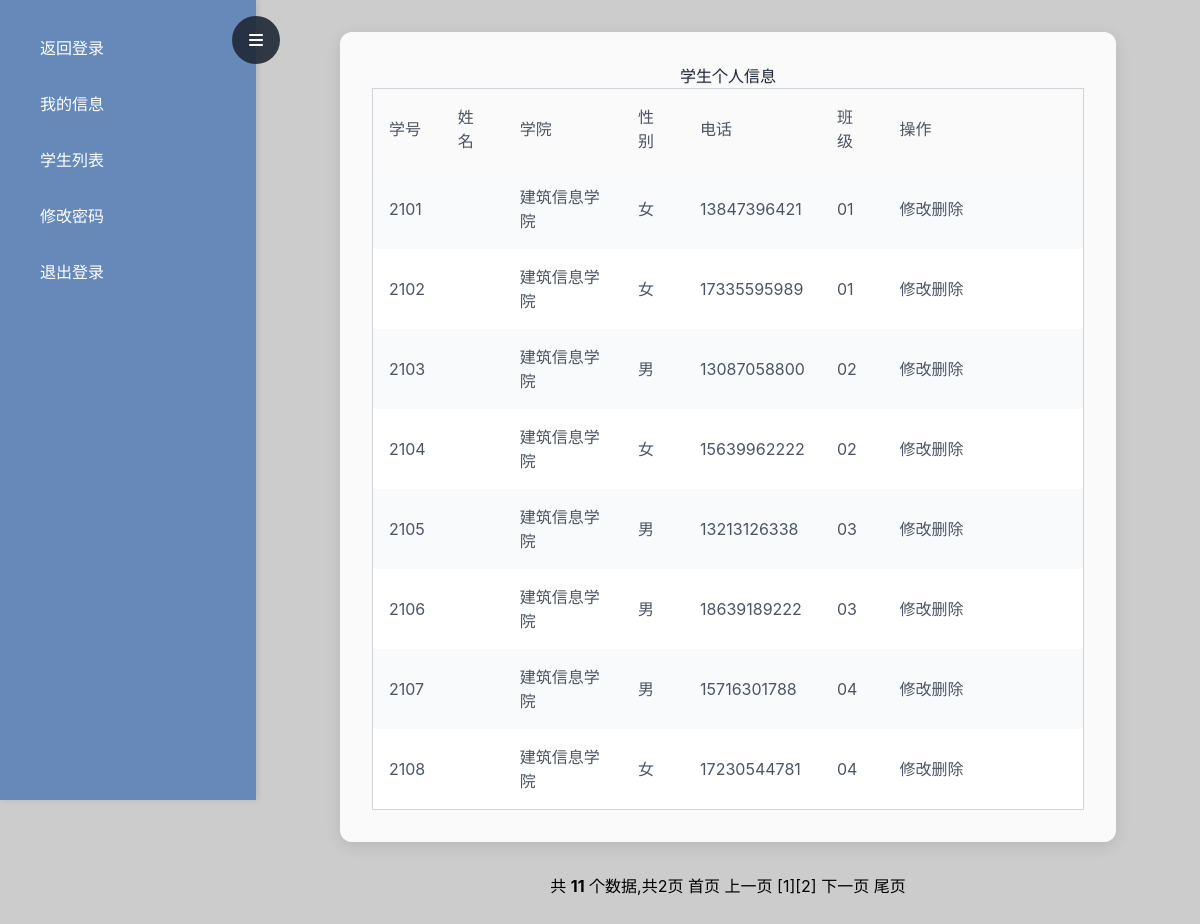
Screenshot of /stu/scores.php (signed in) with the database file from the repository.
### tables this page shows
CREATE TABLE `studentinfo` (
  `xuehao` varchar(255) NOT NULL DEFAULT '',
  `username` varchar(255) DEFAULT NULL,
  `xueyuan` varchar(255) DEFAULT NULL,
  `sex` varchar(255) DEFAULT NULL,
  `classname` varchar(255) DEFAULT NULL,
  `phone` varchar(255) DEFAULT NULL,
  `password` varchar(255) DEFAULT NULL,
  PRIMARY KEY (`xuehao`) USING BTREE
);

### stu/scores.php (the view, shortened to what this page needs)
<!DOCTYPE html>
<html>
<head>
    <script src="https://cdn.tailwindcss.com"></script>
    <link href="https://cdnjs.cloudflare.com/ajax/libs/font-awesome/6.7.2/css/all.min.css" rel="stylesheet">
</head>
<body class="flex">
    <?php
    include '../conn.php';
    ?>
    <div class="sidebar" id="sidebar">
        <button class="sidebar-toggle" id="sidebar-toggle">
            <i class="fa-solid fa-bars"></i>
        </button>
        <?php include 'navstu.php'; ?>
    </div>
    <div class="content" id="content">
        <div class="table-container">
            <h1>学生个人信息</h1>
            <table class="table-auto w-full border-collapse border border-gray-300">
                <tr>
                    <td>学号</td>
                    <td>姓名</td>
                    <td>学院</td>
                    <td>性别</td>
                    <td>电话</td>
                    <td>班级</td>
                    <td style="width:200px;">操作</td>
                </tr>
                <?php
                $rowCount = 0;
                $pageSize = 8;
                if (empty($_GET['pageNow'])) {
                    $pageNow = 1;
                } else {
                    $pageNow = $_GET['pageNow'];
                }
                $sql = "select count(xuehao) from studentinfo";
                $res1 = mysqli_query($db, $sql);
                if ($row1 = mysqli_fetch_row($res1)) {
                    $rowCount = $row1[0];
                }
                $pageCount = ceil($rowCount / $pageSize);
                $sql = "select * from studentinfo order by xuehao asc limit " . ($pageNow - 1) * $pageSize . ",$pageSize";
                $res = mysqli_query($db, $sql);
                while ($row = $res->fetch_array()) {
                    echo "<tr bgColor='#ffffff'>";
                    echo "<td>" . $row['xuehao'] . "</td>";
                    echo "<td>" . $row['name'] . "</td>";
                    echo "<td>" . $row['xueyuan'] . "</td>";
                    echo "<td>" . $row['sex'] . "</td>";
                    echo "<td>" . $row['phone'] . "</td>";
                    echo "<td>" . $row['classname'] . "</td>";
                    echo "<td>";
                    echo "<button class=\"layui-btn layui-btn-danger\" onclick=\"updateinfo(" . $row['xuehao'] . ")\">修改";
                    echo "<i class=\"layui-icon layui-icon-fonts-clear\" style=\"font-size: 10px; color: #fff;\"></i></button>";
                    echo "<button class=\"layui-btn layui-btn-danger\" onclick=\"deleteinfo(" . $row['xuehao'] . ")\">删除";
                    echo "<i class=\"layui-icon layui-icon-delete\" style=\"font-size: 15px; color: #fff;\"></i></button>";
                    echo "</td>";
                    echo "</tr>";
                }
                ?>
            </table>
        </div>
        <div align="center">
            共 <b><?php echo $rowCount ?></b> 个数据,共<?php echo $pageCount; ?>页
            <a href="<?php echo $_SERVER['PHP_SELF'] . "?pageNow=1" ?>">首页</a>
            <a href="<?php echo $_SERVER['PHP_SELF'] ?>?pageNow=<?php if ($pageNow > 1) echo $pageNow - 1; else echo $pageNow = 1; ?>">上一页</a>
            <?php
            for ($i = 1; $i <= $pageCount; $i++) {
                echo "<a href=" . $_SERVER['PHP_SELF'] . "?pageNow=$i" . ">[" . $i . "]</a>";
            }
            ?>
            <a href="<?php echo $_SERVER['PHP_SELF'] ?>?pageNow=<?PHP if ($pageNow < $pageCount - 1) echo $pageNow + 1; else echo $pageCount; ?>">下一页</a>
            <a href="<?php echo $_SERVER['PHP_SELF'] . "?pageNow={$pageCount}" ?>">尾页</a>
        </div>
    </div>
</body>
</html>

### stu/scores.php (style rules this page uses)
body { background-image: url('https://picsum.photos/1920/1080'); background-size: cover; background-position: center; background-attachment: fixed; font-family: 'Inter', sans-serif; display: flex; justify-content: center; align-items: center; }
.sidebar { background-color: rgba(91, 130, 183, 0.9); box-shadow: 2px 0 5px rgba(0, 0, 0, 0.1); padding: 1.5rem; height: 100vh; position: fixed; left: 0; top: 0; width: 16rem; display: flex; flex-direction: column; justify-content: flex-start; transition: width 0.3s ease; }
.sidebar-toggle { position: absolute; right: -1.5rem; top: 1rem; background-color: rgba(31, 41, 55, 0.9); color: white; border: none; border-radius: 50%; width: 3rem; height: 3rem; cursor: pointer; transition: transform 0.3s ease; }
.content { display: flex; flex-direction: column; justify-content: center; align-items: center; width: 70%; margin-left: 16rem; padding: 2rem; transition: margin-left 0.3s ease; }
.table-container { background-color: rgba(255, 255, 255, 0.9); border-radius: 12px; box-shadow: 0 4px 16px rgba(0, 0, 0, 0.1); transition: transform 0.3s ease; padding: 2rem; margin-bottom: 2rem; width: 100%; }
td { color: #4b5563; padding: 1rem; }
tr:nth-child(even) td { background-color: #f9fafb; }
h1 { color: #1f2937; text-shadow: 0 1px 2px rgba(0, 0, 0, 0.1); font-size: 2rem; font-weight: bold; margin-bottom: 1.5rem; text-align: center; }

### rows the page displays
studentinfo: xuehao "2101", xueyuan "建筑信息学院", sex "女", phone "13847396421", classname "01"
studentinfo: xuehao "2102", xueyuan "建筑信息学院", sex "女", phone "17335595989", classname "01"
studentinfo: xuehao "2103", xueyuan "建筑信息学院", sex "男", phone "13087058800", classname "02"
studentinfo: xuehao "2104", xueyuan "建筑信息学院", sex "女", phone "15639962222", classname "02"
studentinfo: xuehao "2105", xueyuan "建筑信息学院", sex "男", phone "13213126338", classname "03"
studentinfo: xuehao "2106", xueyuan "建筑信息学院", sex "男", phone "18639189222", classname "03"
studentinfo: xuehao "2107", xueyuan "建筑信息学院", sex "男", phone "15716301788", classname "04"
studentinfo: xuehao "2108", xueyuan "建筑信息学院", sex "女", phone "17230544781", classname "04"

### other values shown
$rowCount "11"
$pageCount "2"
